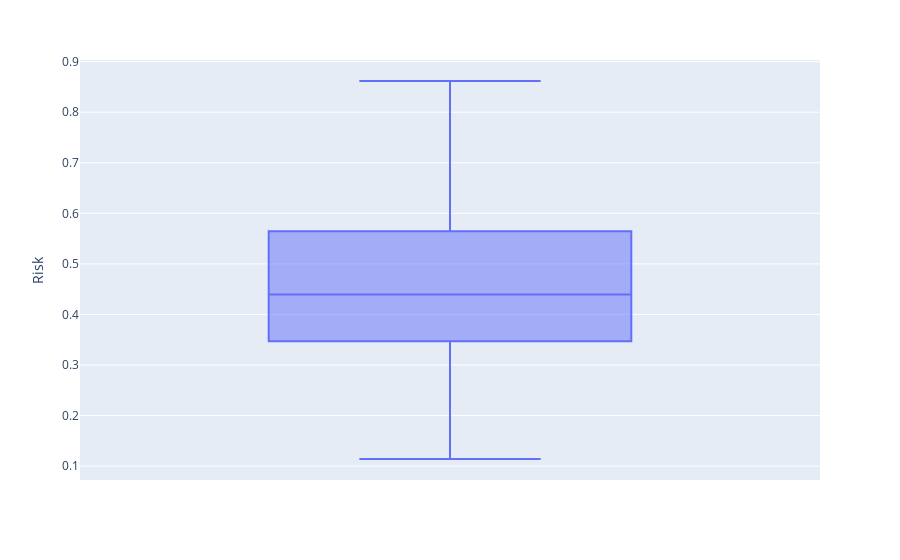

Here is the notebook cell this chart was saved with:
### Markdown cell above
# Risk

### Code cell
fig = px.box(data, y='Risk')
fig.show()

### Figure 1 — Plotly figure (JSON) as saved in the notebook; plotly's stock layout.template omitted (floating-point values rounded to 4 significant figures; data arrays with more than 128 entries replaced by an {"elided": "..."} marker saying what was removed)
{"data": [{"alignmentgroup": "True", "hovertemplate": "Risk=%{y}<extra></extra>", "legendgroup": "", "marker": {"color": "#636efa"}, "name": "", "notched": false, "offsetgroup": "", "orientation": "v", "showlegend": false, "type": "box", "x0": " ", "xaxis": "x", "y": {"elided": "278 float values"}, "y0": " ", "yaxis": "y"}], "layout": {"boxmode": "group", "legend": {"tracegroupgap": 0}, "margin": {"t": 60}, "xaxis": {"anchor": "y", "domain": [0, 1]}, "yaxis": {"anchor": "x", "domain": [0, 1], "title": {"text": "Risk"}}}}
